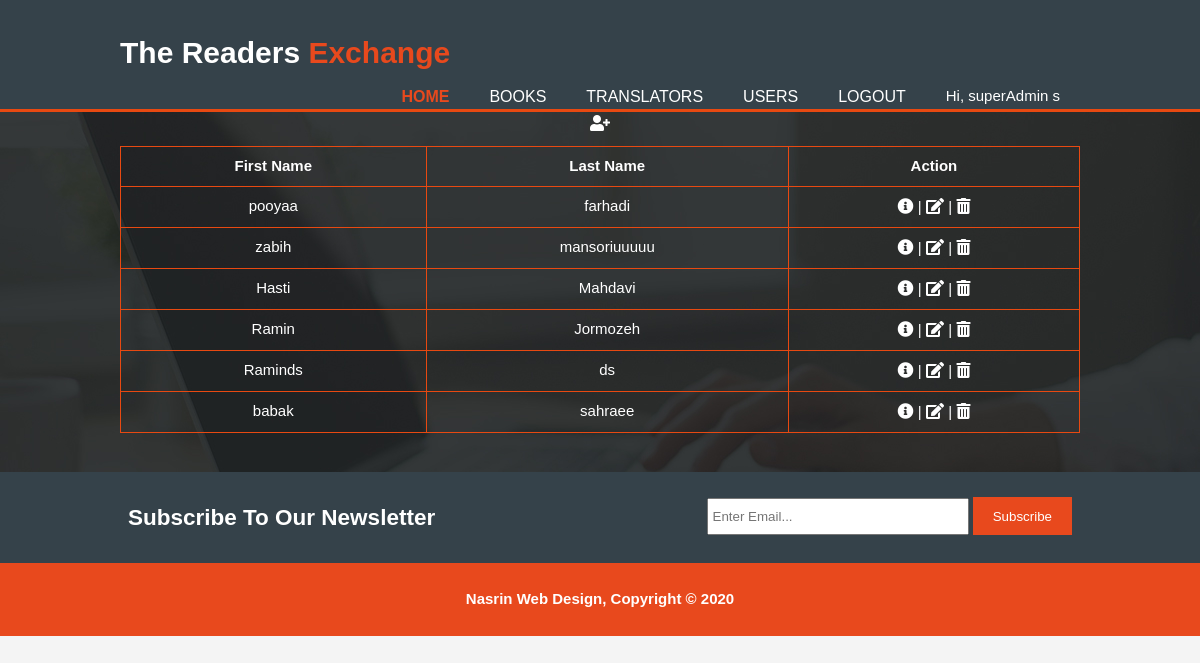
/index.php?action=list&model=translator (signed in), run on the app's committed database.
### tables this page shows
CREATE TABLE `translators` (
  `id` int(6) NOT NULL,
  `firstName` varchar(255) NOT NULL,
  `lastName` varchar(255) NOT NULL,
  `description` text,
  `lang` varchar(2) DEFAULT NULL,
  `update_at` timestamp NOT NULL DEFAULT CURRENT_TIMESTAMP ON UPDATE CURRENT_TIMESTAMP,
  `create_at` timestamp NOT NULL DEFAULT CURRENT_TIMESTAMP
);

### controllers/controllertranslator.class.php (called while the page is built, shortened)
 <?php
class ControllerTranslator
{
	private $_translator;
	public function __construct(){
        $this->_translator = new Translator();
    }
	public function list(){
		$content = $this->_translator->getAll("translators");
		$array = array("content" => $content);
		$viewTranslatorList = new View('translatorlist');
		$viewTranslatorList->generate($array);
	}
}

### index.php (called while the page is built, shortened)
<?php
$controller = new Controller();
$controller->router();
?>

### lib/singletonpdo.class.php (called while the page is built, shortened)
<?php
class SingletonPDO {
    private $PDOInstance = null;
    private static $instance = null;
    private function __construct(){
        $this->PDOInstance = new PDO('mysql:host='. self::DB_SERVEUR .';dbname='. self::DB_NOM, self::DB_LOGIN, self::DB_PASSWORD);
    }
    static function getInstance(){
        if(is_null(self::$instance)){
            self::$instance = new SingletonPDO();
        }
        return self::$instance;
    }
    function __call($name, $arguments){
        return $this->PDOInstance->{$name}(implode(',', $arguments));
    }
}

### models/main.class.php (called while the page is built, shortened)
<?php
abstract class Main {
    public function getAll($tbname){
        $db = SingletonPDO::getInstance();
        $translators = $db->prepare('select * FROM '.$tbname);
        $translators->execute();
        return $translators->fetchAll(PDO::FETCH_ASSOC);
    }
}

### views/view_translatorlist.php (the view)
<?php if ( isset($_SESSION["user"]) && ( $_SESSION["user"]["type"] == SA  || $_SESSION["user"]["type"] == A ) ) { ?>
    <div  class="add">
      <a href="index.php?action=add&model=translator" class="detail">
        <i class="fas fa-user-plus"></i>
      </a>
    </div>
<?php }?>
<table class="list" >
      <thead>
        <tr>
          <th>First Name</th>
          <th>Last Name</th>
          <?php if ( isset($_SESSION["user"]) ) { ?>
              <th>Action</th>
          <?php } ?>
        </tr>
      </thead>
      <tbody>
        <?php foreach ($content as $key => $value) { ?>
        <tr>
          <td><?= $value["firstName"] ?></td>
          <td><?= $value["lastName"] ?></td>
          <?php if ( isset($_SESSION["user"]) ) { ?>
              <td><a href="index.php?action=detail&model=translator&id=<?= $value["id"] ?>" class="detail">
                    <i class="fas fa-info-circle"></i>
                  </a>
                  <?php if ( $_SESSION["user"]["type"] == SA  || $_SESSION["user"]["type"] == A ) { ?>
                         |
                        <a href="index.php?action=edit&model=translator&id=<?= $value["id"] ?>" class="modify" >
                          <i class="fas fa-edit"></i>
                        </a> |
                        <a href="index.php?action=delete&model=translator&id=<?= $value["id"] ?>" class="delete">
                          <i class="fas fa-trash-alt"></i>
                        </a>
                  <?php } ?>
              </td>
          <?php } ?>
        </tr>
        <?php } ?>
      </tbody>
</table>

### assets/css/_library.css (style rules this page uses)
body { font-family: Arial, Helvetica,sans-serif; font-size: 15px; line-height: 1.5; font: 15px/1.5 Arial, Helvetica,sans-serif; padding: 0; margin:0; background-color: #f4f4f4; }
.detail { text-align: left; }
.list td, th { border: 1px solid #e84911; text-align: center; padding: 8px; }
.list { margin: 10px auto; font-family: arial, sans-serif; border-collapse: collapse; width: 100%; }
.list a { text-decoration: none; color: #ffffff; text-transform: uppercase; font-size: 16px }
.add a { text-decoration: none; color: white; text-transform: uppercase; font-size: 16px; text-align: left !important; }

### data on the page
translators: firstName "pooyaa", lastName "farhadi"
translators: firstName "zabih", lastName "mansoriuuuuu"
translators: firstName "Hasti", lastName "Mahdavi"
translators: firstName "Ramin", lastName "Jormozeh"
translators: firstName "Raminds", lastName "ds"
translators: firstName "babak", lastName "sahraee"

### other printed values
$_SESSION["user"]["firstName"] "superAdmin"
$_SESSION["user"]["lastName"] "s"
